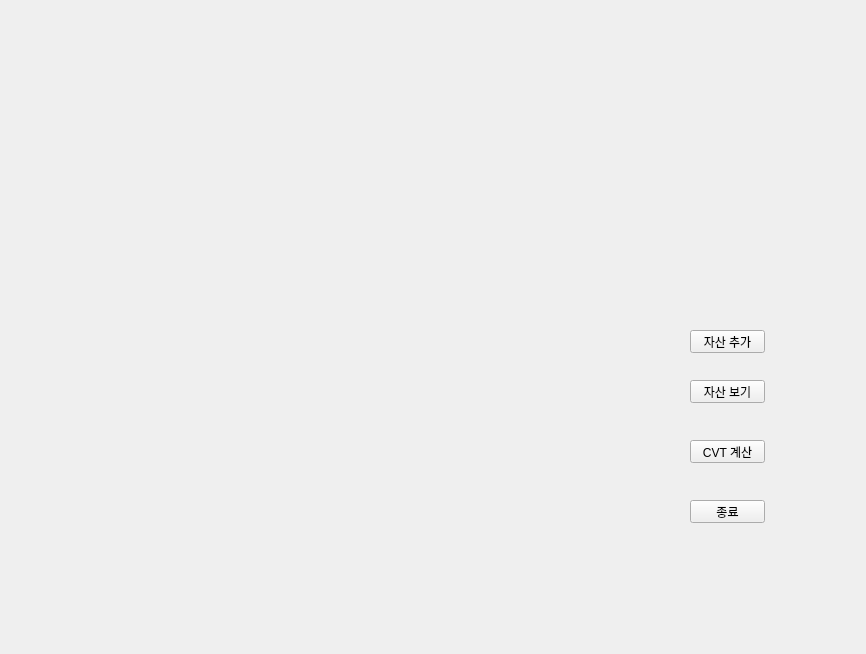
<?xml version="1.0" encoding="UTF-8"?>
<ui version="4.0">
 <class>MainWindow</class>
 <widget class="QMainWindow" name="MainWindow">
  <property name="geometry">
   <rect>
    <x>0</x>
    <y>0</y>
    <width>866</width>
    <height>654</height>
   </rect>
  </property>
  <widget class="QWidget" name="centralwidget">
   <widget class="QPushButton" name="add_asset_button">
    <property name="geometry">
     <rect>
      <x>690</x>
      <y>330</y>
      <width>75</width>
      <height>23</height>
     </rect>
    </property>
    <property name="text">
     <string>자산 추가</string>
    </property>
   </widget>
   <widget class="QPushButton" name="view_assets_button">
    <property name="geometry">
     <rect>
      <x>690</x>
      <y>380</y>
      <width>75</width>
      <height>23</height>
     </rect>
    </property>
    <property name="text">
     <string>자산 보기</string>
    </property>
   </widget>
   <widget class="QPushButton" name="calculate_cvt_button">
    <property name="geometry">
     <rect>
      <x>690</x>
      <y>440</y>
      <width>75</width>
      <height>23</height>
     </rect>
    </property>
    <property name="text">
     <string>CVT 계산</string>
    </property>
   </widget>
   <widget class="QPushButton" name="exit_button">
    <property name="geometry">
     <rect>
      <x>690</x>
      <y>500</y>
      <width>75</width>
      <height>23</height>
     </rect>
    </property>
    <property name="text">
     <string>종료</string>
    </property>
   </widget>
  </widget>
 </widget>
 <resources/>
 <connections/>
</ui>
